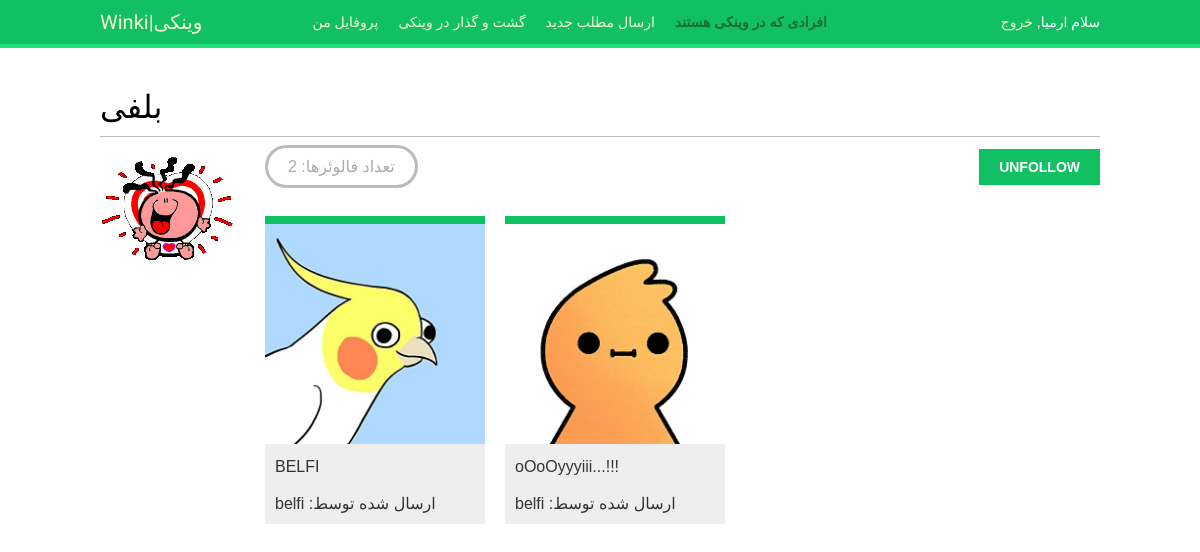
Page /account/users/belfi/ (signed in) on the committed database.
### account/models.py (models this page shows, shortened)
class Profile(models.Model):
    user = models.OneToOneField(settings.AUTH_USER_MODEL, on_delete=models.CASCADE, verbose_name='کاربر')
    date_of_birth = models.DateField(blank=True, null=True, verbose_name='تاریخ تولد')
    photo = models.ImageField(upload_to='users/%Y/%m/%d/', blank=True, verbose_name='عکس پروفایل')
    class Meta:
        verbose_name = 'پروفایل'
        verbose_name_plural = 'پروفایلها'

### images/models.py (models this page shows, shortened)
class Image(models.Model):
    user = models.ForeignKey(settings.AUTH_USER_MODEL, related_name='image_created', on_delete=models.CASCADE, verbose_name='کاربر')
    title = models.CharField(max_length=200, verbose_name='عنوان')
    slug = models.SlugField(max_length=200, blank=True, null=True, verbose_name='اسلاگ')
    url = models.URLField(null=True)
    image = models.ImageField(upload_to='images/%y/%m/%d/', verbose_name='عکس')
    description = models.TextField(blank=True, verbose_name='کپشن')
    created = models.DateField(auto_now_add=True, db_index=True, verbose_name='تاریخ ایجاد مطلب')
    users_like = models.ManyToManyField(settings.AUTH_USER_MODEL, related_name='images_liked', blank=True, verbose_name='تعداد لایک ها')
    total_likes = models.PositiveIntegerField(db_index=True, default=0)
    class Meta:
        verbose_name = 'عکس'
        verbose_name_plural= 'عکس ها'
    def get_absolute_url(self):
        return reverse('images:detail', args=[self.id, self.slug])

### account/views.py (the view)
# urls.py: path('users/<username>/', views.user_detail, name='user_detail'),
@login_required
def user_detail(request, username):
    user = get_object_or_404(User, username=username, is_active=True)
    return render(request, 'account/user/detail.html', {'section': 'people', 'user': user})

### account/templates/account/user/detail.html (shortened to what this page needs)
{% extends "base.html" %}
{% load thumbnail %}
{% block content %}
  <h1>{{ user.get_full_name }}</h1>
  <div class="profile-info">
    <img src="{% thumbnail user.profile.photo 180x180 %}" class="user-detail">
  </div>
  {% with total_followers=user.followers.count %}
    <span class="count">
      <span class="total">{{ total_followers }}</span>
      :تعداد فالوئرها
    </span>
    <a href="#" data-id="{{ user.id }}" data-action="{% if request.user in user.followers.all %}un{% endif %}follow" class="follow button">
      {% if request.user not in user.followers.all %}
        Follow
      {% else %}
        Unfollow
      {% endif %}
    </a>
    <div id="image-list" class="image-container">
      {% include "images/image/list_ajax.html" with images=user.image_created.all %}
    </div>
  {% endwith %}
{% endblock %}

### templates/base.html (shortened to what this page needs)
{% load static %}
<!DOCTYPE html>
<html>
<head>
  <link href="{% static "css/base.css" %}" rel="stylesheet">
</head>
<body>
  <div id="header">
	<span class="logo">Winki|وینکی</span>
    {% if request.user.is_authenticated %}
    <ul class="menu">
      <li {% if section == "dashboard" %}class="selected"{% endif %}>
        <a href="{% url "dashboard" %}">پروفایل من</a>
      </li>
	  <li {% if section == "images" %}class="selected"{% endif %}>
        <a href="{% url "images:list" %}">گشت و گذار در وینکی</a>
      </li>
      <li {% if section == "create" %}class="selected"{% endif %}>
        <a href="{% url "images:create" %}">ارسال مطلب جدید</a>
      </li>
      <li {% if section == "people" %}class="selected"{% endif %}>
        <a href="{% url "user_list" %}">افرادی که در وینکی هستند</a>
      </li>
    </ul>
  {% endif %}
  <span class="user">
    {% if request.user.is_authenticated %}
      سلام {{ request.user.first_name }},
      <a href="{% url "logout" %}">خروج</a>
    {% else %}
      <a href="{% url "login" %}">ورود</a>
    {% endif %}
  </span>
  </div>
	<div id="content">
		{% block content %}
		{% endblock %}
	</div>
</body>
</html>

### images/templates/images/image/list_ajax.html
{% load thumbnail %}
{% for image in images %}
  <div class="image">
    <a href="{{ image.get_absolute_url }}">
      {% thumbnail image.image 200x200 crop="smart" as im %}
      <img src="{{ im.url }}">
    </a>
    <div class="info">
      <a href="{{ image.get_absolute_url }}" class="title">
        {{ image.title }}
		<br></br>
		{{ image.user.username }} :ارسال شده توسط
      </a>
    </div>
  </div>
{% endfor %}

### assets/css/base.css (style rules this page uses)
body { margin:0; padding:0; font-family:helvetica, sans-serif; }
a { color:#12c064; text-decoration:none; }
h1, h2, h3, h4, h5 , h6 { font-family: 'Muli', sans-serif; font-weight:normal; }
h1 { border-bottom:1px solid #bbb; padding:0 0 10px 0; margin:10px 0 20px 0; }
#header { padding:10px 100px; font-size:14px; background:#12c064; color:#fff; border-bottom:4px solid #1cdf78; overflow:auto; }
#header .logo { font-family: 'Muli', sans-serif; float:left; color:#f3f7cc; font-size:20px; margin-right:10%; }
#header ul.menu { list-style:none; float:left; margin:0; padding:0; }
#header ul.menu li { float:left; padding:4px 10px; }
#header ul.menu li.selected a, #header ul.menu li.selected a:hover { color:#1b6d32; font-weight:bold; }
#header a { color:#f3f7cc; }
#header .user { float:right; padding-top:4px; }
#content { padding:30px 100px; }
input[type=submit], a.button { font-weight:bold; background:#12c064; color:#fff; padding:10px 20px; font-size:14px; text-transform:uppercase; }
.count { color:#aaa; border:3px solid #bbb; border-radius:26px; padding:10px 20px; margin:20px 10px 0; }
a.like, a.follow { float:right; margin-top:-8px; }
#image-list { overflow:auto; }
#image-list .image { float:left; width:220px; height:300px; margin:0 10px 10px 10px; border-top:8px solid #12c064; background:#eee; }
#image-list img { width:220px; height:220px; }
#image-list .info { padding:10px; }
#image-list .info a { color:#333; }
img.user-detail { border-radius:50%; float:left; }
.profile-info { float:left; overflow:auto; margin-right:20px; }
.image-container { margin-top:40px; }

### rows in the picture
Image: shows a picture, title "BELFI", user.username "belfi"
Image: shows a picture, title "oOoOyyyiii...!!!", user.username "belfi"

### other values in the picture
{{ request.user.first_name }} "ارمیا"
{{ user.get_full_name }} "بلفی"
{{ total_followers }} "2"
